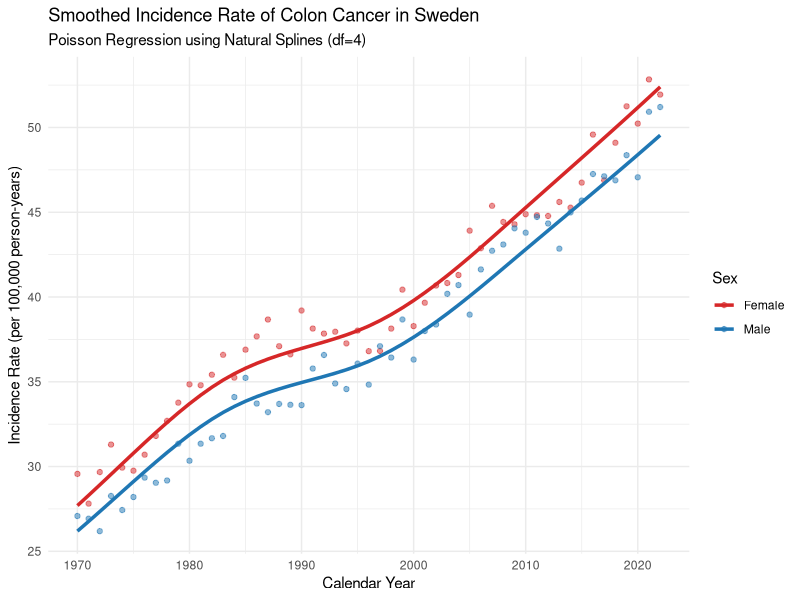
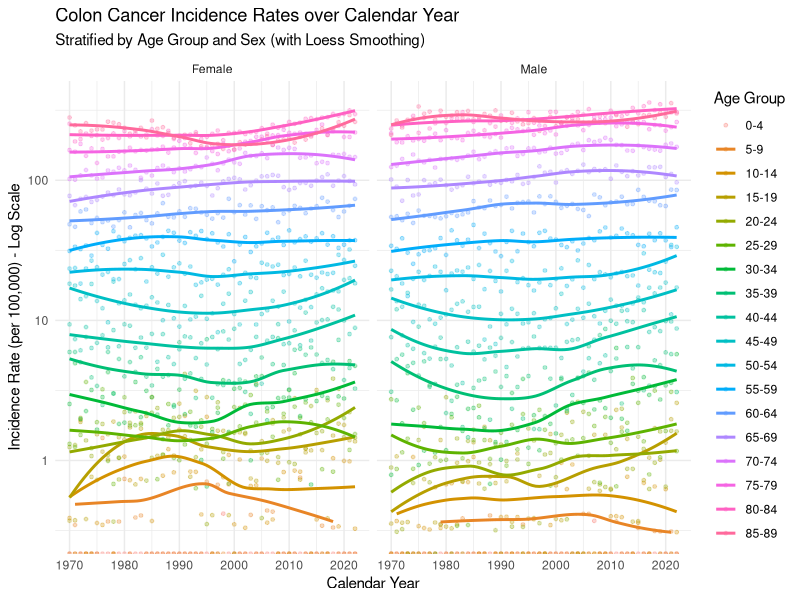
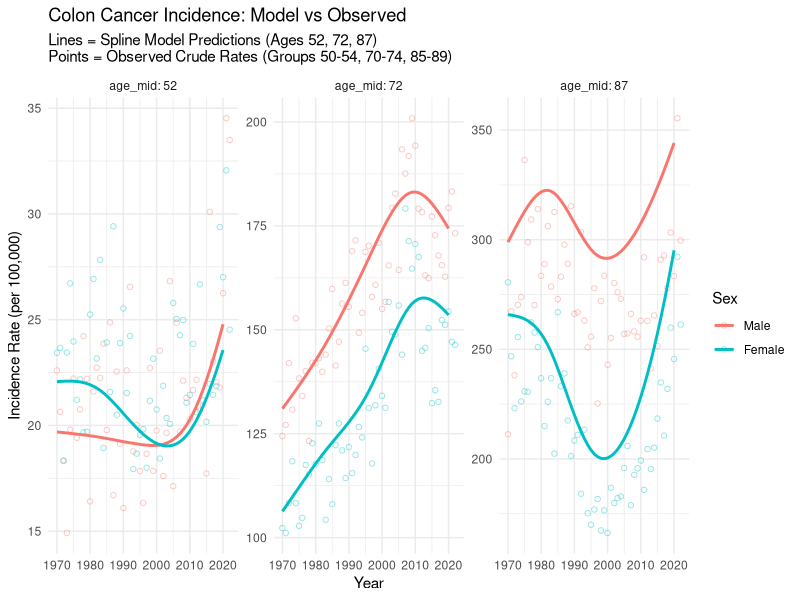
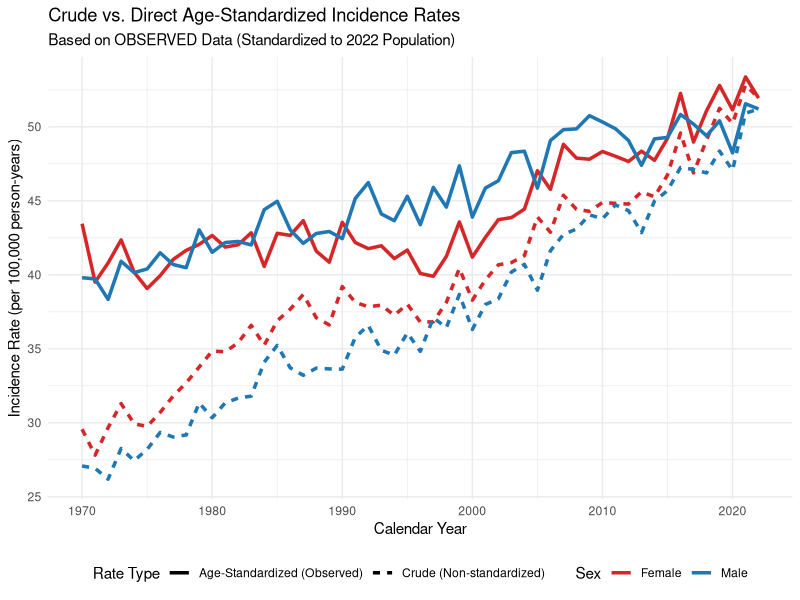
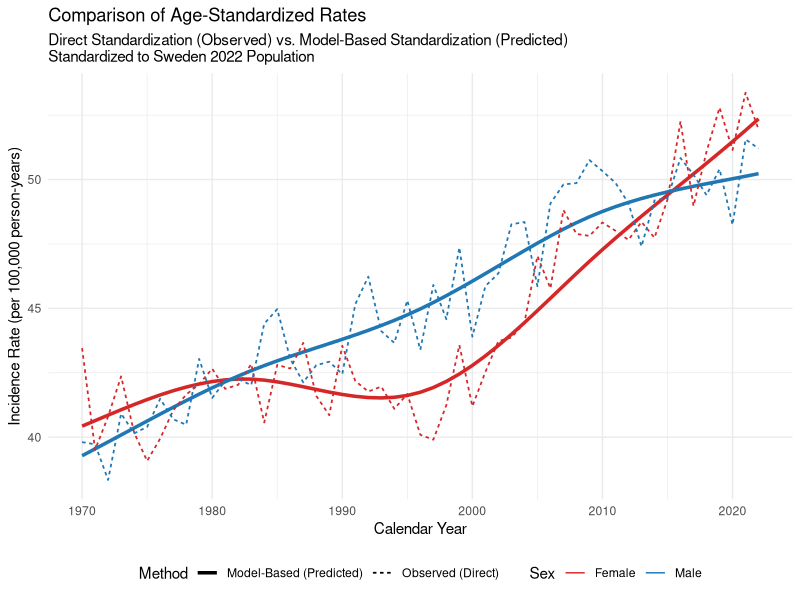

R code for these plots, in order:
## ---- chunk 1
library(tidyverse)
library(splines)
df_cases <- read_tsv("cases-1.tsv")
df_pop   <- read_tsv("population-1.tsv")
## ---- chunk 2
df_merged <- inner_join(df_cases, df_pop, by = c("year", "sex", "agegroup"))

# --- (Aggregation) ---
df_model_data <- df_merged %>%
  group_by(year, sex) %>%
  summarise(
    total_cases = sum(n, na.rm = TRUE),       
    total_pop   = sum(n_pop, na.rm = TRUE),  
    .groups = "drop"
  ) %>%
  mutate(sex = as.factor(sex)) 

# --- Poisson Regression ---
model_smooth <- glm(total_cases ~ ns(year, df = 4) + sex + offset(log(total_pop)),
                    family = poisson(link = "log"),
                    data = df_model_data)


summary(model_smooth)

# --- Visualization (Generate smooth curves) ---

# 1. Create a prediction dataset
# We create a new data frame and fix the total pop at 100,000
# The result predicted in this way is directly "the incidence rate per 100,000 people".
pred_data <- df_model_data %>%
  select(year, sex) %>%
  mutate(total_pop = 100000)

# 2. Calculate the predicted value (Predicted Rates)
pred_data$fitted_rate <- predict(model_smooth, newdata = pred_data, type = "response")

# 3. Calculate the crude incidence rate of the original data(Crude Rates) For comparison
df_model_data <- df_model_data %>%
  mutate(crude_rate = (total_cases / total_pop) * 100000)

df_model_data$sex <- as.factor(df_model_data$sex)
pred_data$sex     <- as.factor(pred_data$sex)

# plot
ggplot() +
  geom_point(data = df_model_data, 
             aes(x = year, y = crude_rate, color = sex), 
             alpha = 0.5) +
  geom_line(data = pred_data, 
            aes(x = year, y = fitted_rate, color = sex), 
            linewidth = 1.2) +
  scale_color_manual(values = c("Male" = "#1f77b4", "Female" = "#d62728"),
                     ) +
  labs(
    title = "Smoothed Incidence Rate of Colon Cancer in Sweden",
    subtitle = "Poisson Regression using Natural Splines (df=4)",
    y = "Incidence Rate (per 100,000 person-years)",
    x = "Calendar Year",
    color = "Sex"
  ) +
  theme_minimal()
## ---- chunk 3
# Create a specific dataframe for the years 1970 and 2020
target_data <- data.frame(
  year = c(1970, 1970, 2020, 2020),
  sex = as.factor(c("Male", "Female", "Male", "Female")), #
  total_pop = 100000
)

# Predict the rates
target_data$predicted_rate <- predict(model_smooth, newdata = target_data, type = "response")

# Display the results
print(target_data)
## ---- chunk 4
library(ggplot2)
library(dplyr)
age_order <- c(
  "0-4", "5-9", "10-14", "15-19", "20-24", "25-29", "30-34", "35-39",
  "40-44", "45-49", "50-54", "55-59", "60-64", "65-69", "70-74",
  "75-79", "80-84", "85-89"
)

# Prepare the data
df_plot <- df_merged %>%
  mutate(incidence_rate = (n / n_pop) * 100000) %>%
mutate(agegroup = factor(agegroup, levels = age_order))

# Create the Graph
ggplot(df_plot, aes(x = year, y = incidence_rate, color = agegroup, group = agegroup)) +
  geom_point(alpha = 0.3, size = 1) + 
  geom_smooth(method = "loess", se = FALSE, linewidth = 1) + 
  facet_wrap(~ sex) + 
  
  scale_y_log10() + 
  labs(
    title = "Colon Cancer Incidence Rates over Calendar Year",
    subtitle = "Stratified by Age Group and Sex (with Loess Smoothing)",
    x = "Calendar Year",
    y = "Incidence Rate (per 100,000) - Log Scale",
    color = "Age Group"
  ) +
  theme_minimal()
## ---- chunk 5
library(splines)
library(dplyr)

# --- Fit the Interaction Model ---
model_interaction <- glm(n ~ ns(year, df = 4) * sex + ns(year, df = 4) * agegroup + offset(log(n_pop)),
                         family = poisson(link = "log"),
                         data = df_merged,
                         control = list(maxit = 2000))

# --- Create a Prediction Dataset ---
target_data <- data.frame(
  year = c(1970, 1970, 2020, 2020),
  sex = as.factor(c("Male", "Female", "Male", "Female")),
  agegroup = "70-74", 
  n_pop = 100000
)

# --- Calculate the Predicted Rates ---
target_data$predicted_rate <- predict(model_interaction, newdata = target_data, type = "response")
install.packages("xtable")
library(xtable)
# --- View the Answer ---
xtable(target_data)
## ---- chunk 6
library(dplyr)
library(stringr)
library(splines)

df_q11 <- df_merged %>%
  mutate(
    lower_bound = as.numeric(str_extract(agegroup, "^[0-9]+")),
    age_mid = lower_bound + 2
  )
## ---- chunk 7
# ns(year, 4) * ns(age_mid, 4) * sex 
model_spline_age <- glm(n ~ ns(year, df = 4) * ns(age_mid, df = 4) * sex + offset(log(n_pop)),
                        family = poisson(link = "log"),
                        data = df_q11)

## ---- chunk 8
# --- A. Predict data (Lines) ---
# at 52, 72, 87 year-old
pred_data <- expand.grid(
  year = 1970:2020,
  sex = unique(df_q11$sex),
  age_mid = c(52, 72, 87),
  n_pop = 100000
)

pred_data$fitted_rate <- predict(model_spline_age, newdata = pred_data, type = "response")

# --- B. observation data (Points) ---
obs_data <- df_q11 %>%
  filter(agegroup %in% c("50-54", "70-74", "85-89")) %>%
  mutate(
    obs_rate = (n / n_pop) * 100000,
    target_age = case_when(
      agegroup == "50-54" ~ 52,
      agegroup == "70-74" ~ 72,
      agegroup == "85-89" ~ 87 
    )
  )
## ---- chunk 9
library(ggplot2)

ggplot() +
  geom_point(data = obs_data, 
             aes(x = year, y = obs_rate, color = sex), 
             alpha = 0.4, shape = 1) +
  
  geom_line(data = pred_data, 
            aes(x = year, y = fitted_rate, color = sex), 
            linewidth = 1) +
  facet_wrap(~ age_mid, scales = "free_y", labeller = label_both) +
  labs(
    title = "Colon Cancer Incidence: Model vs Observed",
    subtitle = "Lines = Spline Model Predictions (Ages 52, 72, 87)\nPoints = Observed Crude Rates (Groups 50-54, 70-74, 85-89)",
    y = "Incidence Rate (per 100,000)",
    x = "Year",
    color = "Sex"
  ) +
  theme_minimal()
## ---- chunk 10
library(dplyr)
library(ggplot2)

# --- Step 1: Define the Standard Population (2022) ---
std_pop_2022 <- df_q11 %>%
  filter(year == 2022) %>%
  select(sex, age_mid, std_pop = n_pop)

# --- Step 2: Calculate Observed Age-Specific Rates---
df_observed_rates <- df_q11 %>%
  mutate(obs_rate_per_person = n / n_pop)

# --- Step 3: Calculate Age-Standardized Rates (ASR) ---
# Formula: Sum(Observed_Rate_age_i * Pop_std_age_i) / Total_std_pop
df_standardized <- df_observed_rates %>%
  left_join(std_pop_2022, by = c("sex", "age_mid")) %>%
  group_by(year, sex) %>%
  summarise(
    expected_cases = sum(obs_rate_per_person * std_pop),
    total_std_pop = sum(std_pop),
    .groups = "drop"
  ) %>%
  mutate(
    rate = (expected_cases / total_std_pop) * 100000,
    type = "Age-Standardized (Observed)" 
  ) %>%
  select(year, sex, rate, type)

# --- Step 4: Calculate Crude Rates (for Comparison) ---
df_crude <- df_q11 %>%
  group_by(year, sex) %>%
  summarise(
    total_cases = sum(n),
    total_pop = sum(n_pop),
    .groups = "drop"
  ) %>%
  mutate(
    rate = (total_cases / total_pop) * 100000,
    type = "Crude (Non-standardized)"
  ) %>%
  select(year, sex, rate, type)

# --- Step 5: Combine and Plot ---
df_final_plot <- bind_rows(df_standardized, df_crude)

# Create the comparison graph
ggplot(df_final_plot, aes(x = year, y = rate, color = sex, linetype = type)) +
  geom_line(linewidth = 1.2) +
  scale_color_manual(values = c("Male" = "#1f77b4", "Female" = "#d62728")) +
  labs(
    title = "Crude vs. Direct Age-Standardized Incidence Rates",
    subtitle = "Based on OBSERVED Data (Standardized to 2022 Population)",
    y = "Incidence Rate (per 100,000 person-years)",
    x = "Calendar Year",
    color = "Sex",
    linetype = "Rate Type"
  ) +
  theme_minimal() +
  theme(legend.position = "bottom")
## ---- chunk 11
library(dplyr)
library(ggplot2)

# ==============================================================================
# Step 1: Define the Standard Population Weights (Year 2022)
std_pop_weights <- df_q11 %>%
  filter(year == 2022) %>%
  select(sex, age_mid, std_weight = n_pop)

# ==============================================================================
# Step 2: Method A - Direct Standardization of OBSERVED Rates (from Q12)
df_asr_observed <- df_q11 %>%
  mutate(raw_rate = n / n_pop) %>%
  left_join(std_pop_weights, by = c("sex", "age_mid")) %>%
  group_by(year, sex) %>%
  summarise(
    weighted_sum = sum(raw_rate * std_weight),
    total_weight = sum(std_weight),
    .groups = "drop"
  ) %>%
  mutate(
    rate = (weighted_sum / total_weight) * 100000,
    method = "Observed (Direct)" # Label for the plot
  )

# Step 3: Method B - Standardization of MODEL PREDICTED Rates (The Q13 Task)

pred_grid <- expand.grid(
  year = 1970:2022,
  age_mid = unique(df_q11$age_mid),
  sex = unique(df_q11$sex),
  n_pop = 100000 # Arbitrary population base to calculate the rate
)
pred_grid$pred_count <- predict(model_spline_age, newdata = pred_grid, type = "response")
pred_grid$pred_rate_per_person <- pred_grid$pred_count / 100000
df_asr_model <- pred_grid %>%
  left_join(std_pop_weights, by = c("sex", "age_mid")) %>%
  group_by(year, sex) %>%
  summarise(
    weighted_sum = sum(pred_rate_per_person * std_weight),
    total_weight = sum(std_weight),
    .groups = "drop"
  ) %>%
  mutate(
    rate = (weighted_sum / total_weight) * 100000,
    method = "Model-Based (Predicted)" 
  )

# Step 4: Combine and Plot the Comparison
df_comparison <- bind_rows(df_asr_observed, df_asr_model)
ggplot(df_comparison, aes(x = year, y = rate, color = sex, linetype = method)) +
  geom_line(aes(linewidth = method)) + 
  scale_color_manual(values = c("Male" = "#1f77b4", "Female" = "#d62728")) +
  scale_linewidth_manual(values = c("Observed (Direct)" = 0.6, "Model-Based (Predicted)" = 1.2)) +
  
  labs(
    title = "Comparison of Age-Standardized Rates",
    subtitle = "Direct Standardization (Observed) vs. Model-Based Standardization (Predicted)\nStandardized to Sweden 2022 Population",
    y = "Incidence Rate (per 100,000 person-years)",
    x = "Calendar Year",
    color = "Sex",
    linetype = "Method",
    linewidth = "Method"
  ) +
  theme_minimal() +
  theme(legend.position = "bottom")
